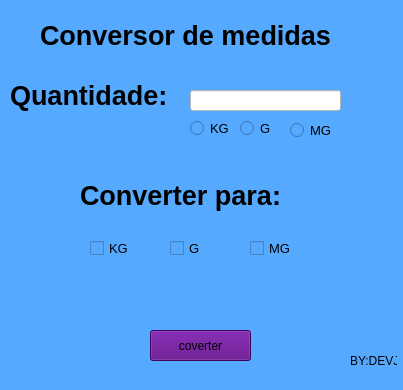
<?xml version="1.0" encoding="UTF-8"?>
<ui version="4.0">
 <class>Conversor</class>
 <widget class="QMainWindow" name="Conversor">
  <property name="geometry">
   <rect>
    <x>0</x>
    <y>0</y>
    <width>403</width>
    <height>390</height>
   </rect>
  </property>
  <property name="windowTitle">
   <string>Conversor de medidas</string>
  </property>
  <property name="styleSheet">
   <string notr="true">background-color: rgb(85, 170, 255);</string>
  </property>
  <widget class="QWidget" name="widget">
   <widget class="QLabel" name="label">
    <property name="geometry">
     <rect>
      <x>40</x>
      <y>20</y>
      <width>311</width>
      <height>31</height>
     </rect>
    </property>
    <property name="font">
     <font>
      <pointsize>20</pointsize>
      <weight>75</weight>
      <bold>true</bold>
     </font>
    </property>
    <property name="contextMenuPolicy">
     <enum>Qt::NoContextMenu</enum>
    </property>
    <property name="text">
     <string>Conversor de medidas</string>
    </property>
   </widget>
   <widget class="QLineEdit" name="quant">
    <property name="geometry">
     <rect>
      <x>190</x>
      <y>90</y>
      <width>151</width>
      <height>21</height>
     </rect>
    </property>
    <property name="styleSheet">
     <string notr="true">background-color: rgb(255, 255, 255);</string>
    </property>
   </widget>
   <widget class="QLabel" name="label_2">
    <property name="geometry">
     <rect>
      <x>10</x>
      <y>80</y>
      <width>171</width>
      <height>31</height>
     </rect>
    </property>
    <property name="font">
     <font>
      <pointsize>20</pointsize>
      <weight>75</weight>
      <bold>true</bold>
     </font>
    </property>
    <property name="text">
     <string>Quantidade:</string>
    </property>
   </widget>
   <widget class="QPushButton" name="convert">
    <property name="geometry">
     <rect>
      <x>150</x>
      <y>330</y>
      <width>101</width>
      <height>31</height>
     </rect>
    </property>
    <property name="styleSheet">
     <string notr="true">background-color: rgb(85, 0, 127);</string>
    </property>
    <property name="text">
     <string>coverter</string>
    </property>
   </widget>
   <widget class="QRadioButton" name="kg">
    <property name="geometry">
     <rect>
      <x>190</x>
      <y>120</y>
      <width>41</width>
      <height>17</height>
     </rect>
    </property>
    <property name="font">
     <font>
      <pointsize>10</pointsize>
     </font>
    </property>
    <property name="text">
     <string>KG</string>
    </property>
   </widget>
   <widget class="QRadioButton" name="g">
    <property name="geometry">
     <rect>
      <x>240</x>
      <y>120</y>
      <width>31</width>
      <height>17</height>
     </rect>
    </property>
    <property name="font">
     <font>
      <pointsize>10</pointsize>
     </font>
    </property>
    <property name="text">
     <string>G</string>
    </property>
   </widget>
   <widget class="QRadioButton" name="mg">
    <property name="geometry">
     <rect>
      <x>290</x>
      <y>120</y>
      <width>41</width>
      <height>21</height>
     </rect>
    </property>
    <property name="font">
     <font>
      <pointsize>10</pointsize>
     </font>
    </property>
    <property name="text">
     <string>MG</string>
    </property>
   </widget>
   <widget class="QLabel" name="label_3">
    <property name="geometry">
     <rect>
      <x>80</x>
      <y>170</y>
      <width>221</width>
      <height>51</height>
     </rect>
    </property>
    <property name="font">
     <font>
      <pointsize>20</pointsize>
      <weight>75</weight>
      <bold>true</bold>
     </font>
    </property>
    <property name="text">
     <string>Converter para:</string>
    </property>
   </widget>
   <widget class="QCheckBox" name="kg_check">
    <property name="geometry">
     <rect>
      <x>90</x>
      <y>240</y>
      <width>41</width>
      <height>17</height>
     </rect>
    </property>
    <property name="font">
     <font>
      <pointsize>10</pointsize>
     </font>
    </property>
    <property name="text">
     <string>KG</string>
    </property>
   </widget>
   <widget class="QCheckBox" name="G_check">
    <property name="geometry">
     <rect>
      <x>170</x>
      <y>240</y>
      <width>31</width>
      <height>17</height>
     </rect>
    </property>
    <property name="font">
     <font>
      <pointsize>10</pointsize>
     </font>
    </property>
    <property name="text">
     <string>G</string>
    </property>
   </widget>
   <widget class="QCheckBox" name="mg_check">
    <property name="geometry">
     <rect>
      <x>250</x>
      <y>240</y>
      <width>41</width>
      <height>17</height>
     </rect>
    </property>
    <property name="font">
     <font>
      <pointsize>10</pointsize>
     </font>
    </property>
    <property name="text">
     <string>MG</string>
    </property>
   </widget>
   <widget class="QLabel" name="label_4">
    <property name="geometry">
     <rect>
      <x>350</x>
      <y>340</y>
      <width>47</width>
      <height>41</height>
     </rect>
    </property>
    <property name="text">
     <string>BY:DEVJS</string>
    </property>
   </widget>
  </widget>
  <widget class="QStatusBar" name="statusbar"/>
 </widget>
 <resources/>
 <connections/>
</ui>
